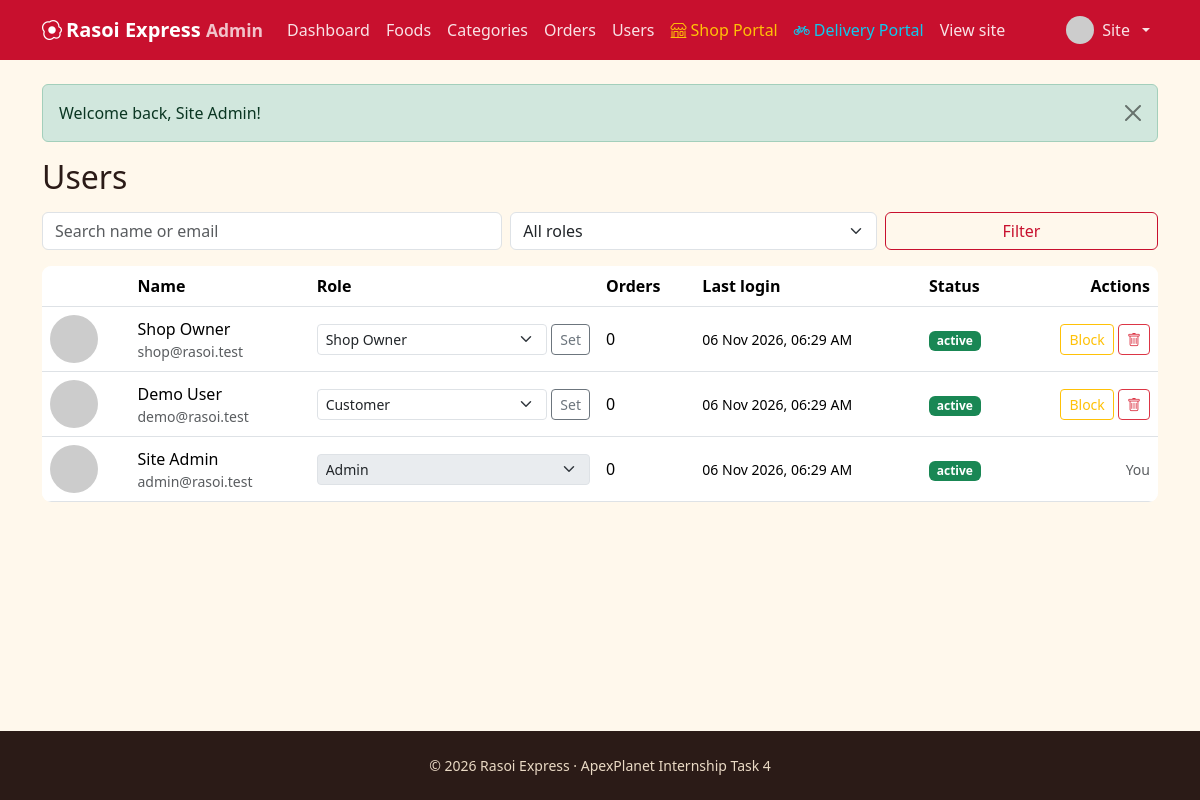
Before: /admin/users.php (signed in) with the older database file.
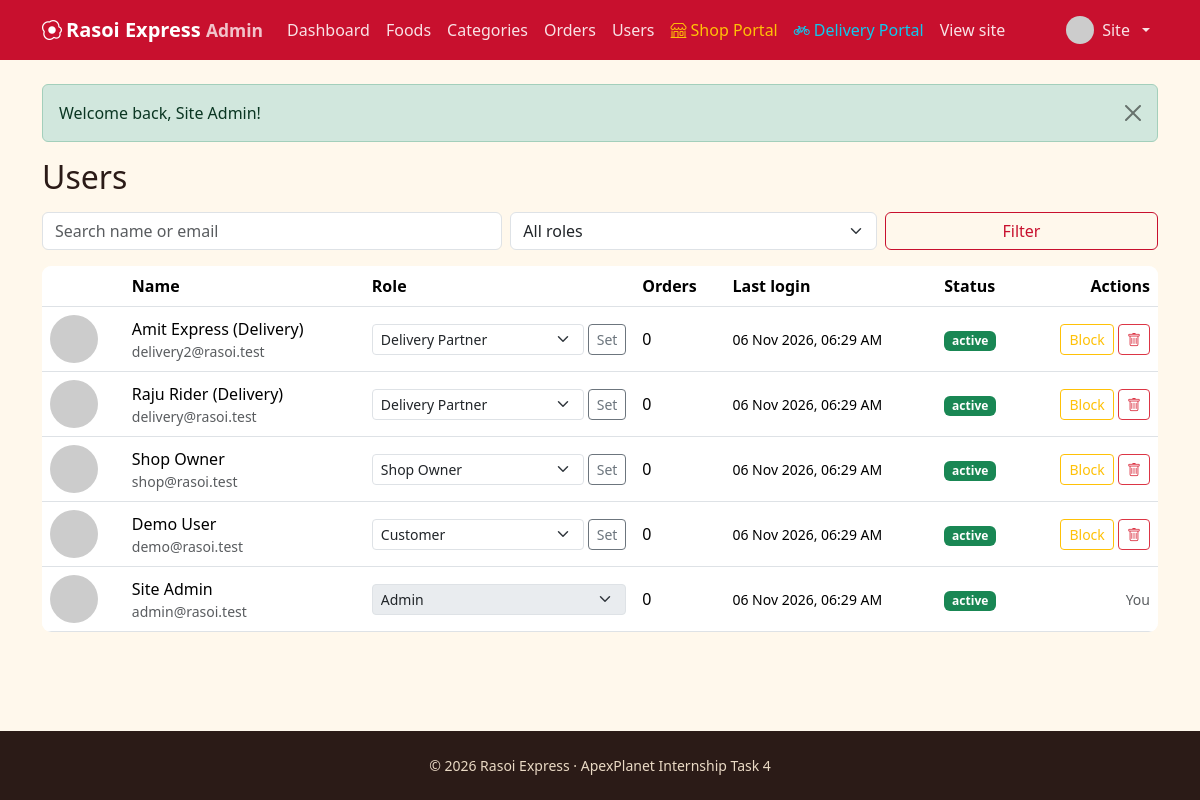
After: the same page with the newer database file.
### tables this page shows
CREATE TABLE users (
  id INT UNSIGNED AUTO_INCREMENT PRIMARY KEY,
  name VARCHAR(80) NOT NULL,
  email VARCHAR(120) NOT NULL UNIQUE,
  phone VARCHAR(15) DEFAULT NULL,
  address VARCHAR(255) DEFAULT NULL,
  password_hash VARCHAR(255) NOT NULL,
  role ENUM('user','admin','shop_owner','delivery') NOT NULL DEFAULT 'user',
  status ENUM('active','blocked') NOT NULL DEFAULT 'active',
  avatar VARCHAR(255) DEFAULT NULL,
  last_login_at DATETIME DEFAULT NULL,
  created_at TIMESTAMP DEFAULT CURRENT_TIMESTAMP,
  INDEX idx_users_role (role),
  INDEX idx_users_last_login (last_login_at)
);

### includes/auth.php (called while the page is built, shortened)
<?php
require_once __DIR__ . '/db.php';
function e($v): string { return htmlspecialchars((string)$v, ENT_QUOTES, 'UTF-8'); }
function url(string $p = ''): string { return BASE_URL . '/' . ltrim($p, '/'); }
function current_user(): ?array {
    static $u = false;
    if ($u === false) {
        $u = null;
        if (!empty($_SESSION['uid'])) {
            $s = db()->prepare('SELECT id,name,email,phone,address,role,status,avatar FROM users WHERE id=?');
            $s->execute([$_SESSION['uid']]);
            $u = $s->fetch() ?: null;
        }
    }
    return $u;
}
function require_login(): array {
    $u = current_user();
    return $u;
}
function require_admin(): array {
    $u = require_login();
    return $u;
}
function avatar_url(?array $u): string {
    return ($u && $u['avatar']) ? url('uploads/avatars/' . $u['avatar'])
        : 'https://ui-avatars.com/api/?background=c8102e&color=fff&name=' . urlencode($u['name'] ?? 'U');
}

### includes/db.php (called while the page is built, shortened)
<?php
function db(): PDO {
    static $pdo = null;
    if ($pdo === null) {
        try {
            $pdo = new PDO('mysql:host=' . DB_HOST . ';dbname=' . DB_NAME . ';charset=utf8mb4', DB_USER, DB_PASS, [
                PDO::ATTR_ERRMODE => PDO::ERRMODE_EXCEPTION,
                PDO::ATTR_DEFAULT_FETCH_MODE => PDO::FETCH_ASSOC,
                PDO::ATTR_EMULATE_PREPARES => false,
            ]);
        } catch (PDOException $e) {
            error_log($e->getMessage());
            http_response_code(500);
            ?>
            <!DOCTYPE html>
            <html lang="en">
            <head>
            <meta charset="UTF-8">
            <meta name="viewport" content="width=device-width, initial-scale=1">
            <title>Database Offline | Rasoi Express</title>
            <link href="https://cdn.jsdelivr.net/npm/bootstrap@5.3.3/dist/css/bootstrap.min.css" rel="stylesheet">
            <link href="https://cdn.jsdelivr.net/npm/bootstrap-icons@1.11.3/font/bootstrap-icons.min.css" rel="stylesheet">
            <style>
              body { background: #f8f9fa; font-family: system-ui, -apple-system, sans-serif; display: flex; align-items: center; justify-content: center; min-height: 100vh; padding: 20px; }
              .card { max-width: 580px; width: 100%; border: 0; box-shadow: 0 10px 30px rgba(0,0,0,0.08); border-radius: 16px; }
              .icon-box { width: 64px; height: 64px; border-radius: 50%; background: #fee2e2; color: #dc2626; display: flex; align-items: center; justify-content: center; font-size: 2rem; margin: 0 auto 1.25rem; }
            </style>
            <meta http-equiv="refresh" content="5">
            </head>
            <body>
            <div class="card p-4 p-md-5 text-center">
              <div class="icon-box"><i class="bi bi-database-gear"></i></div>
              <h3 class="fw-bold mb-2">Starting Database Server&hellip;</h3>
              <p class="text-muted mb-3">MariaDB is being launched automatically. This page will refresh in a few seconds.</p>
              <div class="d-flex justify-content-center mb-4">
                <div class="spinner-border text-danger" role="status"><span class="visually-hidden">Loading...</span></div>
              </div>
              <div class="d-grid gap-2">
                <button onclick="location.reload()" class="btn btn-danger py-2 fw-semibold"><i class="bi bi-arrow-clockwise me-1"></i> Refresh Now</button>
              </div>
              <details class="text-start mt-3 small text-muted">
                <summary class="cursor-pointer">Technical error details</summary>
                <pre class="bg-light p-2 rounded mt-2 text-danger mb-0" style="font-size: 0.78rem; overflow-x: auto;"><?= htmlspecialchars($e->getMessage(), ENT_QUOTES, 'UTF-8') ?></pre>
                <div class="mt-2">
                  <strong>Manual fix:</strong> Double-click <code>start-database.bat</code> or <code>run.bat</code> in your project folder.
                </div>
              </details>
            </div>
            </body>
            </html>
            <?php
            exit;
        }
    }
    return $pdo;
}

### admin/users.php (the view, shortened to what this page needs)
<?php
require_once __DIR__ . '/../includes/auth.php';
$admin = require_admin();
$adminArea = true; $pageTitle = 'Manage users';
$q = trim($_GET['q'] ?? ''); $role = $_GET['role'] ?? ''; $page = max(1, (int)($_GET['page'] ?? 1));
$where = ['1=1']; $args = [];
$w = implode(' AND ', $where);
$off = ($page - 1) * PER_PAGE;
$s = db()->prepare("SELECT u.*, (SELECT COUNT(*) FROM orders o WHERE o.user_id=u.id) orders FROM users u WHERE $w ORDER BY u.id DESC LIMIT " . PER_PAGE . " OFFSET $off");
$s->execute($args); $rows = $s->fetchAll();
require __DIR__ . '/../includes/header.php';
?>
<h2 class="mb-3">Users</h2>
<form class="row g-2 mb-3" method="get">
  <div class="col-md-5"><input class="form-control" type="search" name="q" placeholder="Search name or email" value="<?= e($q) ?>"></div>
  <div class="col-md-4"><select name="role" class="form-select" aria-label="Role"><option value="">All roles</option></select></div>
  <div class="col-md-3 d-grid"><button class="btn btn-outline-rx">Filter</button></div>
</form>
<div class="table-responsive"><table class="table align-middle mb-0">
  <thead><tr><th></th><th>Name</th><th>Role</th><th>Orders</th><th>Last login</th><th>Status</th><th class="text-end">Actions</th></tr></thead>
  <tbody>
  <?php foreach ($rows as $u): $self = (int)$u['id'] === (int)$admin['id']; ?>
    <tr>
      <td><img class="thumb rounded-circle" src="<?= e(avatar_url($u)) ?>" alt=""></td>
      <td><?= e($u['name']) ?><div class="small text-muted"><?= e($u['email']) ?></div></td>
      <td><form method="post" class="d-flex gap-1"><?= csrf_field() ?><input type="hidden" name="action" value="role"><input type="hidden" name="id" value="<?= $u['id'] ?>">
        <select name="role" class="form-select form-select-sm" <?= $self ? 'disabled' : '' ?> aria-label="Role"><option value="user" <?= $u['role'] === 'user' ? 'selected' : '' ?>>Customer</option><option value="shop_owner" <?= $u['role'] === 'shop_owner' ? 'selected' : '' ?>>Shop Owner</option><option value="delivery" <?= $u['role'] === 'delivery' ? 'selected' : '' ?>>Delivery Partner</option><option value="admin" <?= $u['role'] === 'admin' ? 'selected' : '' ?>>Admin</option></select>
        <?php if (!$self): ?><button class="btn btn-sm btn-outline-secondary">Set</button><?php endif; ?></form></td>
      <td><?= (int)$u['orders'] ?></td>
      <td class="small"><?= $u['last_login_at'] ? e(date('d M Y, h:i A', strtotime($u['last_login_at']))) : '&mdash;' ?></td>
      <td><span class="badge <?= $u['status'] === 'active' ? 'bg-success' : 'bg-danger' ?>"><?= e($u['status']) ?></span></td>
      <td class="text-end text-nowrap">
        <?php if (!$self): ?>
        <form method="post" class="d-inline"><button class="btn btn-sm btn-outline-warning"><?= $u['status'] === 'active' ? 'Block' : 'Unblock' ?></button></form>
        <form method="post" class="d-inline" data-confirm="Delete <?= e($u['name']) ?> and all their orders?"><button class="btn btn-sm btn-outline-danger"><i class="bi bi-trash"></i></button></form>
        <?php else: ?><span class="small text-muted">You</span><?php endif; ?>
      </td>
    </tr>
  <?php endforeach; if (!$rows): ?><tr><td colspan="7" class="text-center text-muted py-4">No users found.</td></tr><?php endif; ?>
  </tbody>
</table></div>
<?php require __DIR__ . '/../includes/footer.php'; ?>

### includes/header.php (shortened to what this page needs)
<?php require_once __DIR__ . '/auth.php'; $me = current_user(); $isAdminArea = !empty($adminArea); $isShopArea = !empty($shopArea); $isDeliveryArea = !empty($deliveryArea); ?>
<!DOCTYPE html>
<html lang="en">
<head>
<link href="https://cdn.jsdelivr.net/npm/bootstrap@5.3.3/dist/css/bootstrap.min.css" rel="stylesheet">
<link href="https://cdn.jsdelivr.net/npm/bootstrap-icons@1.11.3/font/bootstrap-icons.min.css" rel="stylesheet">
<link href="<?= url('assets/css/style.css') ?>" rel="stylesheet">
</head>
<body>
<nav class="navbar navbar-expand-lg navbar-dark rx-nav <?= $isDeliveryArea ? 'delivery-nav' : '' ?> sticky-top">
  <div class="container">
    <a class="navbar-brand fw-bold" href="<?= url($isAdminArea ? 'admin/index.php' : ($isShopArea ? 'shop/index.php' : ($isDeliveryArea ? 'delivery/index.php' : 'index.php'))) ?>"><i class="bi bi-egg-fried me-1"></i><?= APP_NAME ?><?= $isAdminArea ? ' <small class="opacity-75">Admin</small>' : ($isShopArea ? ' <small class="opacity-75">Shop Portal</small>' : ($isDeliveryArea ? ' <small class="opacity-75 text-warning"><i class="bi bi-bicycle me-1"></i>Delivery Portal</small>' : '')) ?></a>
    <div class="collapse navbar-collapse" id="nav">
      <ul class="navbar-nav me-auto">
        <?php if ($isAdminArea): ?>
          <li class="nav-item"><a class="nav-link" href="<?= url('admin/index.php') ?>">Dashboard</a></li>
          <li class="nav-item"><a class="nav-link" href="<?= url('admin/foods.php') ?>">Foods</a></li>
          <li class="nav-item"><a class="nav-link" href="<?= url('admin/categories.php') ?>">Categories</a></li>
          <li class="nav-item"><a class="nav-link" href="<?= url('admin/orders.php') ?>">Orders</a></li>
          <li class="nav-item"><a class="nav-link" href="<?= url('admin/users.php') ?>">Users</a></li>
          <li class="nav-item"><a class="nav-link text-warning" href="<?= url('shop/index.php') ?>"><i class="bi bi-shop me-1"></i>Shop Portal</a></li>
          <li class="nav-item"><a class="nav-link text-info" href="<?= url('delivery/index.php') ?>"><i class="bi bi-bicycle me-1"></i>Delivery Portal</a></li>
          <li class="nav-item"><a class="nav-link" href="<?= url('index.php') ?>">View site</a></li>
        <?php endif; ?>
      </ul>
      <ul class="navbar-nav align-items-lg-center gap-lg-2">
        <?php if ($me): ?>
          <li class="nav-item dropdown">
            <a class="nav-link dropdown-toggle d-flex align-items-center gap-2" href="#" data-bs-toggle="dropdown">
              <img src="<?= e(avatar_url($me)) ?>" class="rounded-circle" width="28" height="28" alt=""><?= e(explode(' ', $me['name'])[0]) ?>
            </a>
          </li>
        <?php else: ?>
          <li class="nav-item"><a class="nav-link" href="<?= url('login.php') ?>">Log in</a></li>
          <li class="nav-item"><a class="btn btn-warning btn-sm" href="<?= url('register.php') ?>">Sign up</a></li>
        <?php endif; ?>
      </ul>
    </div>
  </div>
</nav>
<main class="container py-4 main-content flex-grow-1 d-flex flex-column">
<?php foreach (get_flash() as [$t, $m]): ?>
  <div class="alert alert-<?= e($t) ?> alert-dismissible fade show" role="alert"><?= e($m) ?><button type="button" class="btn-close" data-bs-dismiss="alert"></button></div>
<?php endforeach; ?>

### includes/footer.php (shortened to what this page needs)
</main>
<footer class="rx-footer py-4 mt-auto text-center <?= !empty($deliveryArea) ? 'delivery-footer' : '' ?>">
  <div class="container small">&copy; <?= date('Y') ?> <?= APP_NAME ?> &middot; ApexPlanet Internship Task 4</div>
</footer>
</body>
</html>

### assets/css/style.css (style rules this page uses)
:root { --rx-red:#c8102e;--rx-dark:#2b1b17;--rx-gold:#f7b32b;--rx-leaf:#2f6f4e;--rx-paper:#fff8ec }
body { background:var(--rx-paper);color:var(--rx-dark);font-family:'Segoe UI',system-ui,-apple-system,sans-serif;min-height:100vh;display:flex;flex-direction:column }
main.main-content { flex:1 0 auto }
.rx-nav { background:var(--rx-red) }
.rx-nav .nav-link { color:rgba(255,255,255,.88) }
.rx-footer { background:var(--rx-dark);color:#e9d9c4;margin-top:auto }
.btn-outline-rx { border-color:var(--rx-red);color:var(--rx-red) }
.thumb { width:48px;height:48px;object-fit:cover;border-radius:.4rem;cursor:zoom-in;transition:transform .2s ease }
.table-responsive { border-radius:.6rem;background:#fff }

Changed rows visible on the page:
added users: name "Amit Express (Delivery)", email "delivery2@rasoi.test", role "Delivery Partner", shows "Set", orders "0", last_login_at "06 Nov 2026, 06:29 AM", status "active", shows "Block"
added users: name "Raju Rider (Delivery)", email "delivery@rasoi.test", role "Delivery Partner", shows "Set", orders "0", last_login_at "06 Nov 2026, 06:29 AM", status "active", shows "Block"
